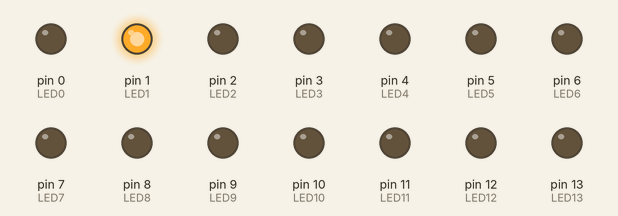
Simulated run of this sketch. Board: Arduino Uno, built with avr-gcc and run on an emulated ATmega328P. Parts: output pins drawn as LEDs (lit = HIGH).

Above: at 0.1 s.
At 4.1 s:
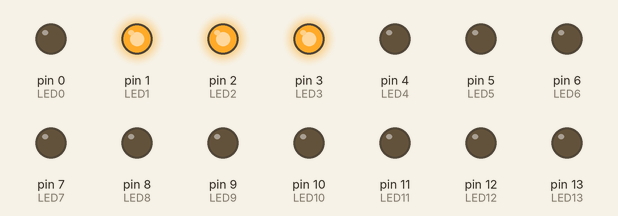
At 8.1 s:
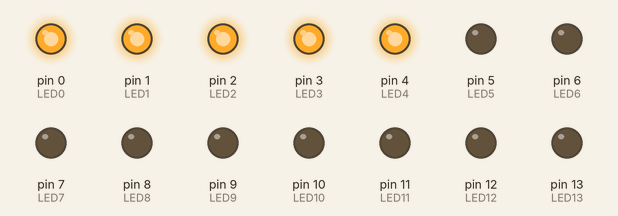
At 18.1 s:
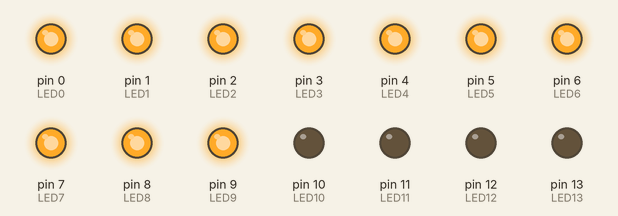
At 26.1 s:
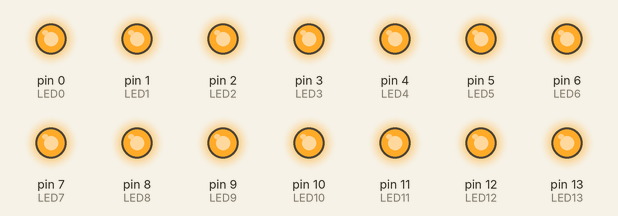
At 38.1 s:
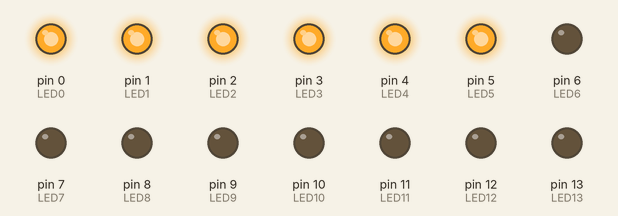
Timing chart, 0 to 39.6 s (numbered marks = the images above):
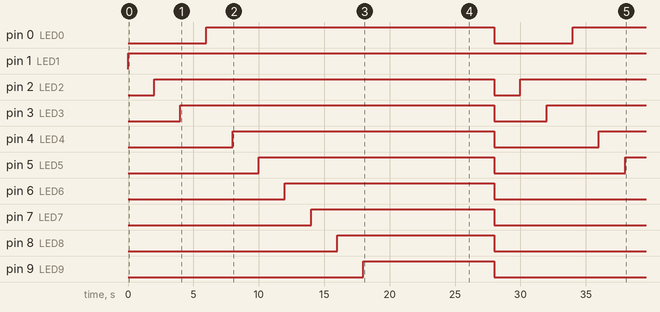

The sketch:

Sequential_blinking_Edit.ino
```cpp
/* A simple program to sequentially turn on and turn off 3 LEDs */

int LED0 = 0;
int LED1 = 1;
int LED2 = 2;

int LED3 = 3;
int LED4 = 4;
int LED5 = 5;

int LED6 = 6;
int LED7 = 7;
int LED8 = 8;

int LED9 = 9;
int LED10 = 10;
int LED11 = 11;

int LED12 = 12;
int LED13 = 13;
int i = 20;

void setup() {
   pinMode(LED1, OUTPUT);
   pinMode(LED2, OUTPUT);
  pinMode(LED3, OUTPUT);
  pinMode(LED4, OUTPUT);
   pinMode(LED5, OUTPUT);
  pinMode(LED6, OUTPUT);
  pinMode(LED7, OUTPUT);
   pinMode(LED8, OUTPUT);
  pinMode(LED9, OUTPUT);
  pinMode(LED10, OUTPUT);
   pinMode(LED11, OUTPUT);
  pinMode(LED12, OUTPUT);
  pinMode(LED13, OUTPUT);
   pinMode(LED0, OUTPUT);


}


void loop() {

  for(i=0;i<20;i++)

  digitalWrite(LED1, HIGH);    // turn on LED1
  delay(2000);                  // wait for 200ms
  digitalWrite(LED2, HIGH);    // turn on LED2
  delay(2000);                  // wait for 200ms
  digitalWrite(LED3, HIGH);    // turn on LED3
  delay(2000);                  // wait for 200ms
 digitalWrite(LED0, HIGH);
 delay(2000);
 digitalWrite(LED4, HIGH);
 delay(2000);
 digitalWrite(LED5, HIGH);
 delay(2000);
 digitalWrite(LED6, HIGH);
 delay(2000);
 digitalWrite(LED7, HIGH);
 delay(2000);
 digitalWrite(LED8, HIGH);
 delay(2000);
 digitalWrite(LED9, HIGH);
 delay(2000);
 digitalWrite(LED10, HIGH);
 delay(2000);
 digitalWrite(LED11, HIGH);
 delay(2000);
 digitalWrite(LED12, HIGH);
 delay(2000);
 digitalWrite(LED13, HIGH);
 delay(2000);

  digitalWrite(LED0, LOW);
   digitalWrite(LED1, LOW);
    digitalWrite(LED2, LOW);
     digitalWrite(LED3, LOW);
      digitalWrite(LED4, LOW);
       digitalWrite(LED5, LOW);
        digitalWrite(LED6, LOW);
         digitalWrite(LED7, LOW);
          digitalWrite(LED8, LOW);
           digitalWrite(LED9, LOW);
            digitalWrite(LED10, LOW);
 digitalWrite(LED11, LOW);
  digitalWrite(LED12, LOW);
   digitalWrite(LED13, LOW);

  i--;
}
```

Measured:
- by itself, pin 0 (LED0): LOW → HIGH at 6.0 s, → LOW 22.0 s later, → HIGH 6.0 s later
- by itself, pin 1 (LED1): LOW → HIGH at 0.00 s
- by itself, pin 2 (LED2): LOW → HIGH at 2.0 s, → LOW 26.0 s later, → HIGH 2.0 s later
- by itself, pin 3 (LED3): LOW → HIGH at 4.0 s, → LOW 24.0 s later, → HIGH 4.0 s later
- by itself, pin 4 (LED4): LOW → HIGH at 8.0 s, → LOW 20.0 s later, → HIGH 8.0 s later
- by itself, pin 5 (LED5): LOW → HIGH at 10.0 s, → LOW 18.0 s later, → HIGH 10.0 s later
- by itself, pin 6 (LED6): LOW → HIGH at 12.0 s, → LOW 16.0 s later
- by itself, pin 7 (LED7): LOW → HIGH at 14.0 s, → LOW 14.0 s later
